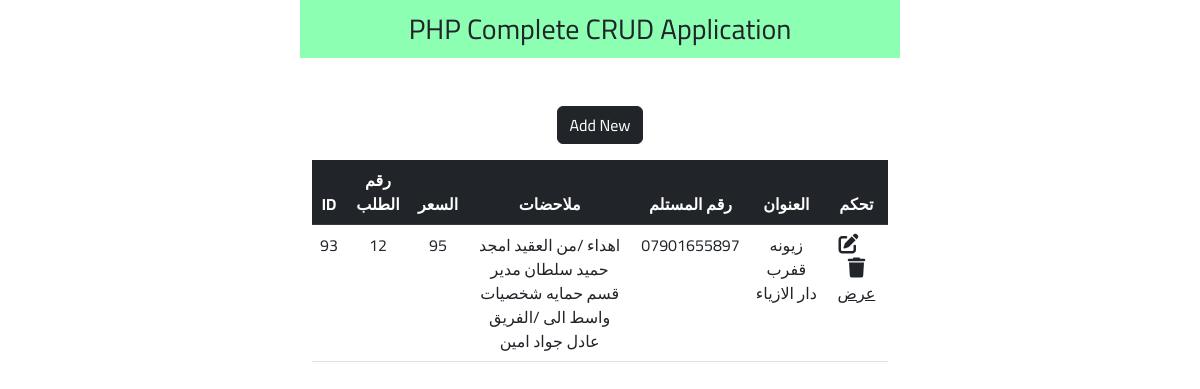
Screenshot of /qaryat/orders/index.php (signed in) with the database file from the repository.
### tables this page shows
CREATE TABLE `orders` (
  `id` int(11) NOT NULL,
  `orderN` varchar(255) NOT NULL,
  `price` int(255) NOT NULL,
  `note` varchar(255) NOT NULL,
  `userNumber` varchar(255) NOT NULL,
  `addreces` varchar(255) NOT NULL,
  `user_id` varchar(255) NOT NULL,
  `order_page_name` varchar(255) NOT NULL,
  `page_name` varchar(255) NOT NULL,
  `statuse` varchar(50) NOT NULL,
  `priceAd` int(255) NOT NULL,
  `Governorate` varchar(255) NOT NULL
);

### qaryat/orders/index.php (the view, shortened to what this page needs)
<?php
include '../login/config.php';
$user_id = $_SESSION['user_id'];
?>
<!DOCTYPE html>
<html lang="en">
<head>
  <link href="https://cdn.jsdelivr.net/npm/bootstrap@5.2.3/dist/css/bootstrap.min.css" rel="stylesheet">
  <link rel="stylesheet" href="https://cdnjs.cloudflare.com/ajax/libs/font-awesome/6.4.0/css/all.min.css" />
  <link rel="stylesheet" type="text/css" href="style.css">
</head>
<body>
  <nav class="navbar navbar-light justify-content-center fs-3 mb-5" style="background-color: #00ff5573;">
    PHP Complete CRUD Application
  </nav>
  <div class="container">
    <a href="add-new.php" class="btn btn-dark mb-3">Add New</a>
    <table class="table table-hover text-center">
      <thead class="table-dark">
        <tr>
          <th scope="col">ID</th>
          <th scope="col">رقم الطلب </th>
          <th scope="col">السعر</th>
          <th scope="col">ملاحضات</th>
          <th scope="col">رقم المستلم </th>
          <th scope="col">العنوان </th>
          <th scope="col">تحكم </th>
        </tr>
      </thead>
      <tbody>
        <?php
        $sql = "SELECT * FROM `orders` WHERE user_id = '$user_id'";
        $result = mysqli_query($conn, $sql);
        while ($row = mysqli_fetch_assoc($result)) {
        ?>
          <tr>
            <td><?php echo $row["id"] ?></td>
            <td><?php echo $row["orderN"] ?></td>
            <td><?php echo $row["price"] ?></td>
            <td><?php echo $row["note"] ?></td>
            <td><?php echo $row["userNumber"] ?></td>
            <td><?php echo $row["addreces"] ?></td>
            <td>
              <a href="edit.php?id=<?php echo $row["id"] ?>" class="link-dark"><i class="fa-solid fa-pen-to-square fs-5 me-3"></i></a>
              <a href="delete.php?id=<?php echo $row["id"] ?>" class="link-dark"><i class="fa-solid fa-trash fs-5"></i></a>
                            <a href="../orders/user_order.php?id=<?php echo $row["id"] ?>" class="link-dark">عرض </a>
            </td>
          </tr>
        <?php
        }
        ?>
      </tbody>
    </table>
  </div>
</body>
</html>

### qaryat/orders/style.css (style rules this page uses)
* { font-family: 'Cairo', sans-serif; }
body { text-align: center; max-height: 100vh; width: 600px; margin: auto; }

### rows the page displays
orders: id "93", orderN "12", price "95", note "اهداء /من العقيد امجد حميد سلطان مدير قسم حمايه شخصيات واسط الى /الفريق عادل جواد امين", userNumber "07901655897", addreces "زيونه قفرب دار الازياء"
